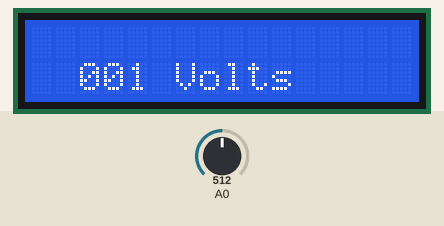
Recording of a sketch running on a simulated Arduino Uno, built with avr-gcc and run on an emulated ATmega328P. On the bench: 16×2 character LCD. Inputs (shaded band) come from the test bench; at power-on: A0 = 512. What the sketch prints to the serial monitor is not drawn.

Above: at 1.2 s.
1.3 s: A0 set to 716
At 1.9 s:
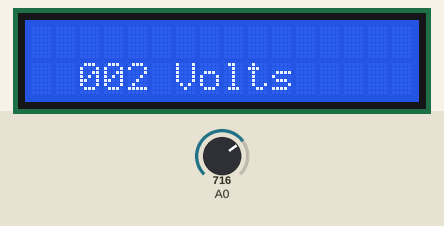
3.0 s: A0 set to 1023
At 3.6 s:
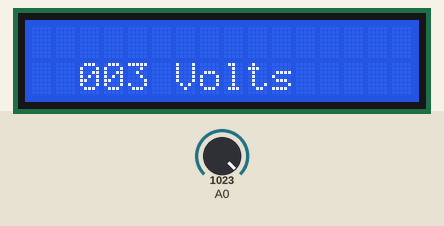
4.5 s: A0 set to 306
At 5.2 s:
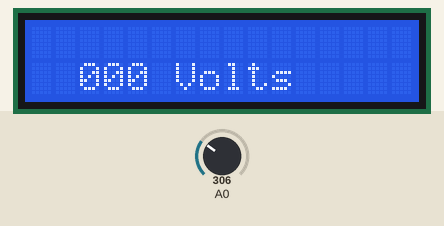
Timing chart, 0 to 7.5 s (numbered marks = the images above; inputs shaded):
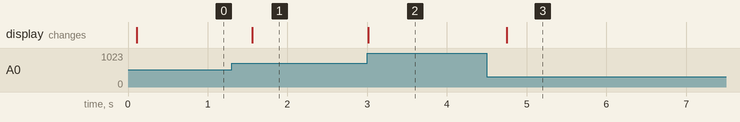

The sketch:

ac_voltage_zmpt107_01.ino
```cpp
#include <LCD.h>
#include <LiquidCrystal_I2C.h>

#define I2C_ADDR 0x27 //I2C adress, you should use the code to scan the adress first (0x27) here

#define BACKLIGHT_PIN 3 // Declaring LCD Pins
#define En_pin 2
#define Rw_pin 1
#define Rs_pin 0
#define D4_pin 4
#define D5_pin 5
#define D6_pin 6
#define D7_pin 7

LiquidCrystal_I2C lcd(I2C_ADDR,En_pin,Rw_pin,Rs_pin,D4_pin,D5_pin,D6_pin,D7_pin);


void setup()
{
  pinMode(A0,INPUT);
  Serial.begin(9600);
  //analogReference(INTERNAL);
  lcd.begin (16,2);
  lcd.setBacklightPin(BACKLIGHT_PIN,POSITIVE);
  lcd.setBacklight(HIGH); //Lighting backlight
  lcd.home ();
  lcd.clear();
}

void loop()
{
 char buf[10];
  // get amplitude (maximum - or peak value)
  uint32_t v = get_max();
  // get actual voltage (ADC voltage reference = 1.1V)
  v = v * 5.000/1023.0;
  Serial.println(v);
  // calculate the RMS value ( = peak/√2 )
  v /= sqrt(2);

  sprintf(buf, "%03u Volts", v);
  lcd.setCursor(2, 1);
  lcd.print(buf);

  delay(250);

}


uint16_t get_max()
{
  uint16_t max_v = 0;
  for(uint8_t i = 0; i < 100; i++)
  {
    uint16_t r = analogRead(A0);  // read from analog channel 3 (A3)
    if(max_v < r)
    max_v = r;
    delayMicroseconds(200);
  }
  return max_v;
}
```

Measured:
- after the input at 1.3 s, the display: changes after 0.26 s (image 1)
- after the input at 3.0 s, the display: changes at once (image 2)
- after the input at 4.5 s, the display: changes after 0.25 s (image 3)
